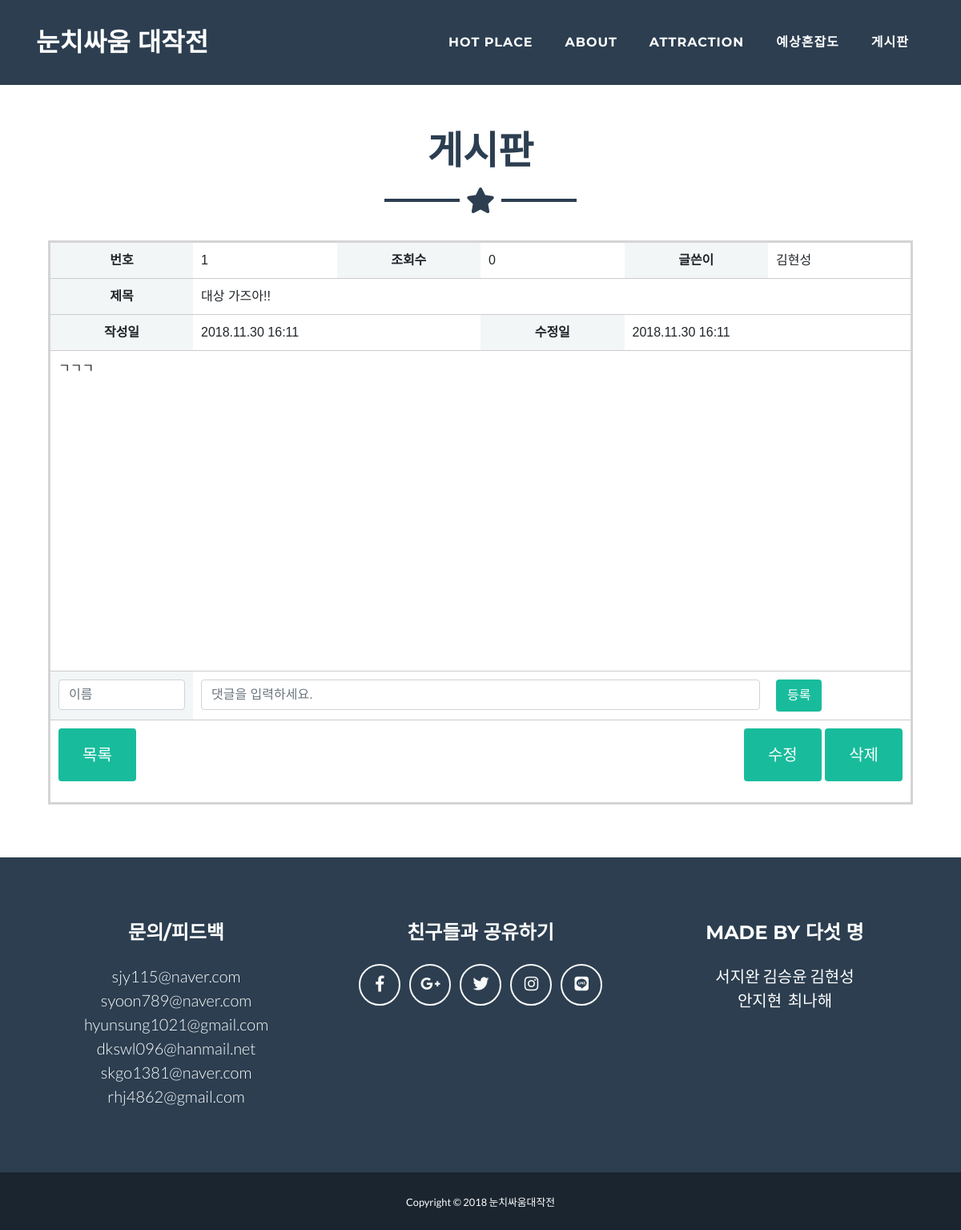
Page /read/1 on the earlier database version.
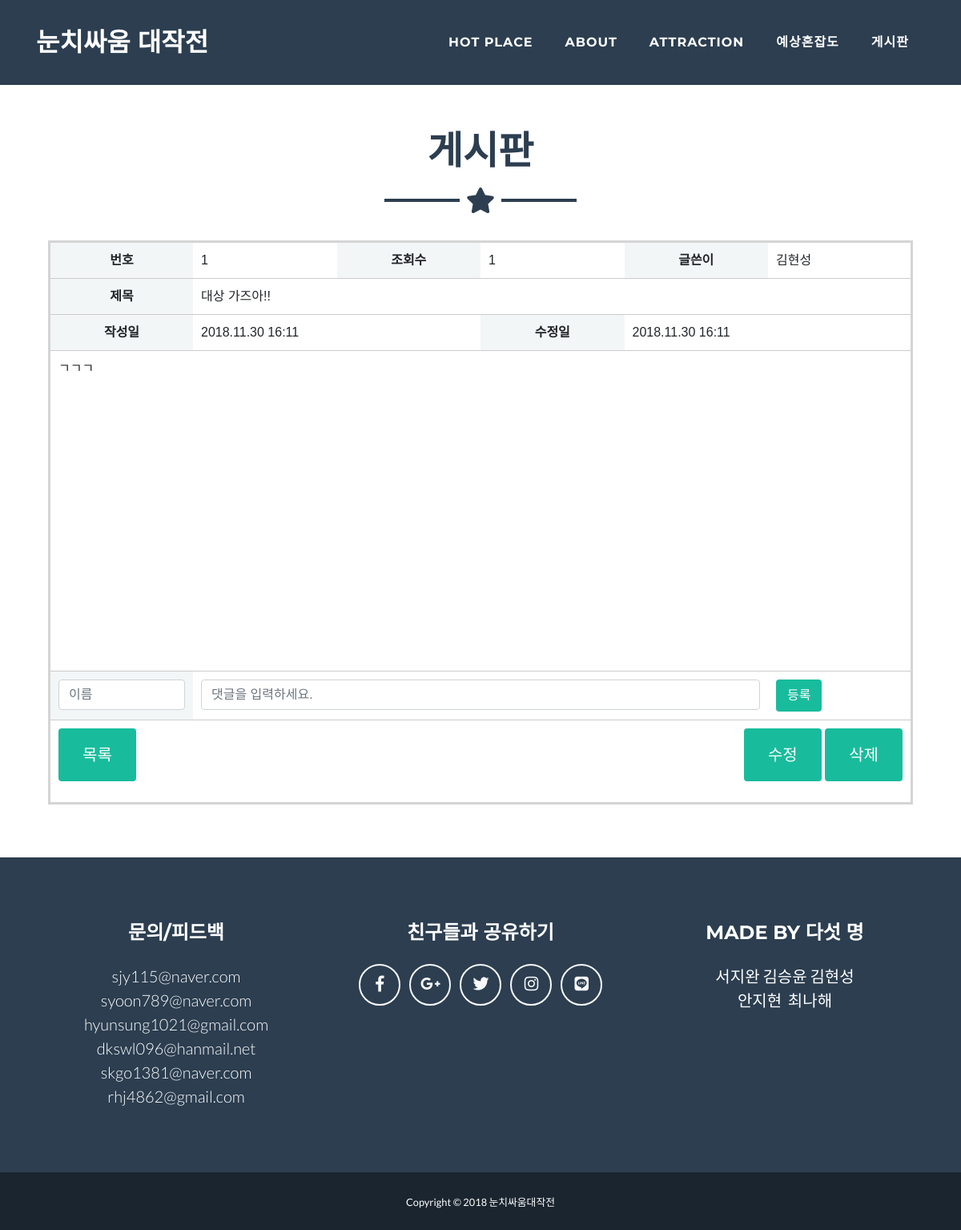
Same page on the later database version.
### app.py (models this page shows)
class Post(db.Model): # db.Model을 상속받은 것
    __tablename__ = "posts"                         # DB 내에서의 table 이름
    id = db.Column(db.Integer, primary_key=True)    # sql문과 비슷한 형식!!
    name = db.Column(db.String, nullable=False)
    title = db.Column(db.String, nullable=False)
    password = db.Column(db.String, nullable=False)
    content = db.Column(db.String, nullable=False)
    count = db.Column(db.Integer, nullable=False)
    date = db.Column(db.String, nullable=False)
    date_update = db.Column(db.String, nullable=False)

### app.py (the view)
@app.route("/read/<int:id>")
def readpost(id):
    post = Post.query.get(id)
    post.count = post.count + 1     # 조회수 + 1
    db.session.commit()
    post = Post.query.get(id)       # 누른 게시글에 해당하는 내용 모두 가져옴
    comment = Comment.query.all()   # 댓글 모두 가져옴
    return render_template("read.html", post=post, comment=comment)

### templates/read.html (shortened to what the changed rows need)
<!DOCTYPE html>
<html lang="en">
  <head>
    <link href="../static/vendor/bootstrap/css/bootstrap.min.css" rel="stylesheet">
    <link href="../static/vendor/fontawesome-free/css/all.min.css" rel="stylesheet" type="text/css">
    <link href="../static/vendor/magnific-popup/magnific-popup.css" rel="stylesheet" type="text/css">
    <link href="../static/css/freelancer.min.css" rel="stylesheet">
  </head>
  <body id="page-top">
    <br><br><br>
    <section class="portfolio" id="portfolio">
      <div class="container">
        <h2 class="text-center text-uppercase text-secondary mb-0">게시판</h2>
      </div>
      <table class="type09" width="90%" align="center">
    	<tr>
    		<th id= "box1" style="width:15%">번호</th>
    		<td style="width:15%">{{ post.id }}</td>
    		<th id= "box1" style="width:15%">조회수</th>
    		<td style="width:15%">{{ post.count }}</td>
    		<th id= "box1" style="width:15%">글쓴이</th>
    		<td style="width:15%">{{ post.name }}</td>
    	</tr>
    	<tr>
    		<th id= "box1">제목</th>
    		<td colspan="5">{{ post.title }}</td>
    	</tr>
    	<tr>
    		<th id= "box1">작성일</th>
    		<td colspan="2">{{ post.date }}</td>
    		<th id= "box1">수정일</th>
    		<td colspan="2">{{ post.date_update }}</td>
    	</tr>
    	<tr>
        	<td colspan="6" height="400px" class="inboard">{{ post.content }}</td>
    	</tr>
        <tr>
            <form action="/create_comment">
                <th id="box1">
                  <input class="form-control" name="name" type="text" placeholder="이름">
                </th>
            </form>
        </tr>
      </table>
    </section>
  </body>
</html>

Differences in the rows shown:
changed Post "김현성": count "0" → "1"
